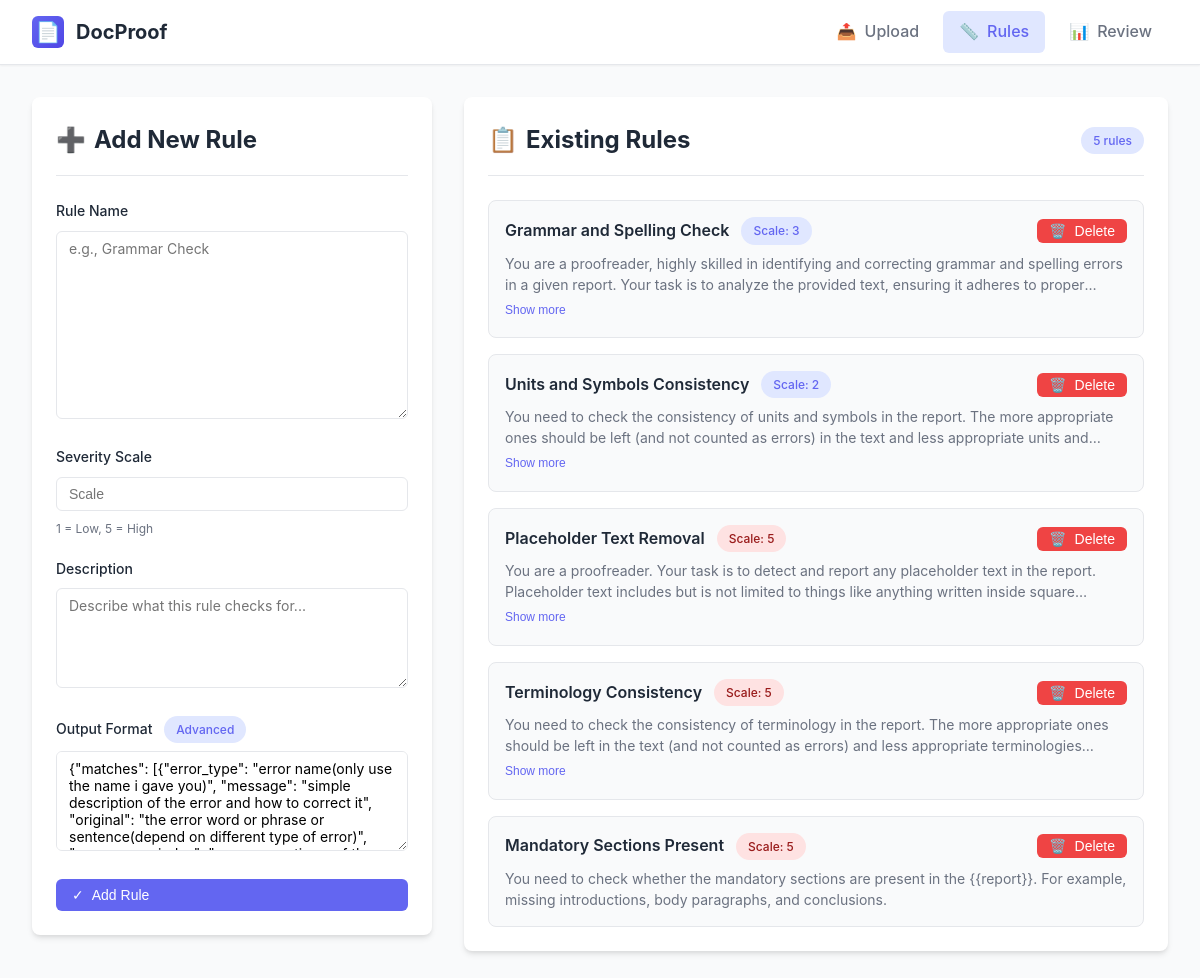
Before: /faultless/ with the older database file.
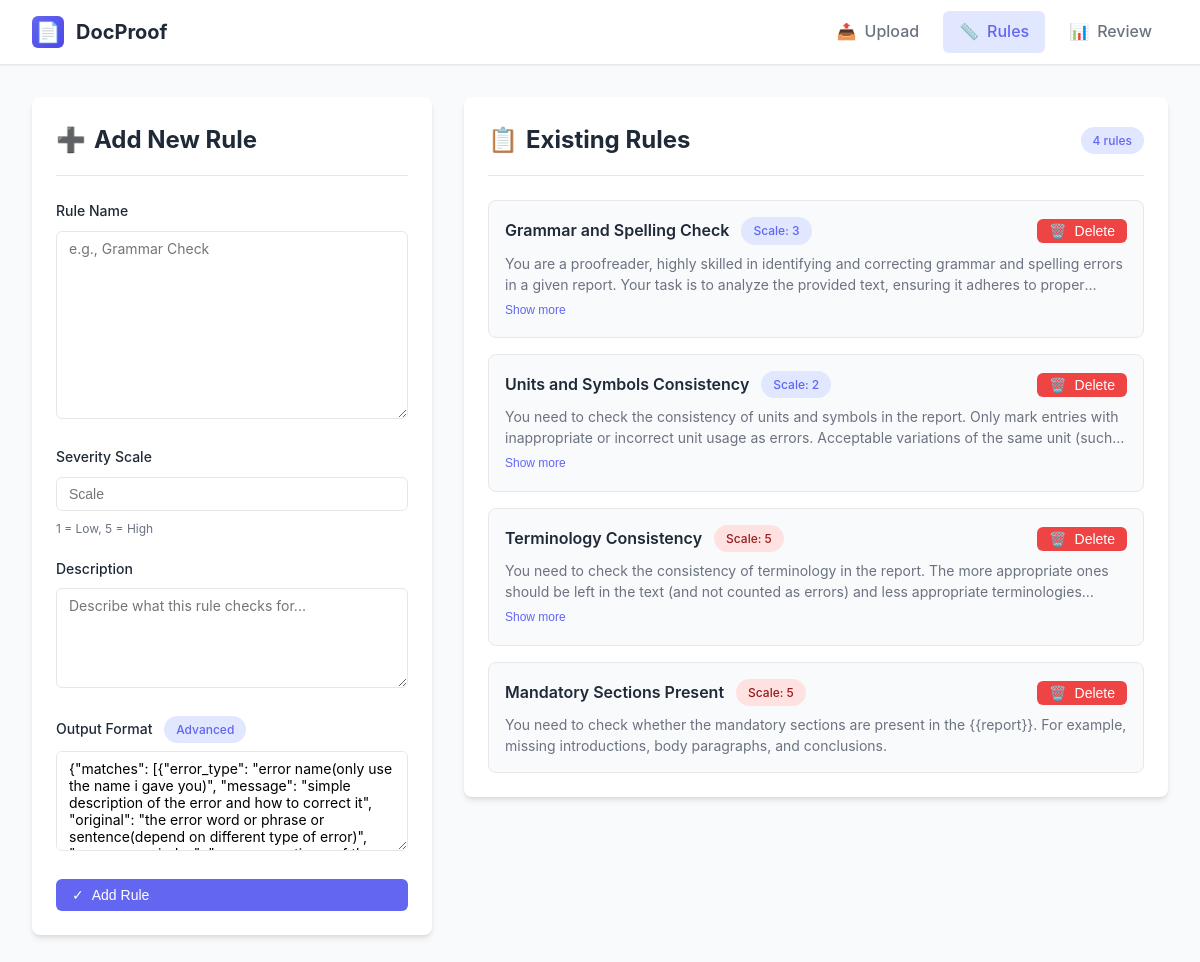
After: the same page with the newer database file.
### faultless/models.py (models this page shows, shortened)
class Rules(models.Model):
    id = models.AutoField(primary_key=True)
    name = models.CharField(max_length=30)
    scale = models.IntegerField()
    description = models.TextField()
    def default_output_format():
        data = {
            'matches': [
                {
                    'error_type': 'error name(only use the name i gave you)',
                    'message': 'simple description of the error and how to correct it',
                    'original': 'the error word or phrase or sentence(depend on different type of error)',
                    'occurrence_index': 'occurrence times of the error',
                },
            ]
        }
        return data
    output_format = models.JSONField(default=default_output_format)

### faultless/views.py (the view)
# urls.py: path("faultless/", get_rule, name="get_rule"),
def get_rule(request):
    data = Rules.objects.all().values()
    if request.method == "POST":
        if "delete_rule_id" in request.POST:
            rule = get_object_or_404(Rules, pk=request.POST["delete_rule_id"])
            rule.delete()
            return redirect("get_rule")
        form = RuleForm(request.POST)
        if form.is_valid():
            form.save()
            data = Rules.objects.all().values()
            form = RuleForm()
            return redirect("get_rule")
        else:
            return render(request, "faultless/rule.html", {"form": form, "allrules": data})
    else:
        form = RuleForm()
    context = {"form": form, "allrules": data}
    return render(request, "faultless/rule.html", context)

### faultless/forms.py (shortened to what this page needs)
class RuleForm(forms.ModelForm):
    class Meta:
        model = Rules
        fields = ["name", "scale", "description", "output_format"]
        widgets = {
            "description": forms.Textarea(
                attrs={
                    "class": "inputbox",
                    "id": "description",
                    "placeholder": "Description",
                }
            ),
            "name": forms.Textarea(
                attrs={
                    "class": "name",
                    "id": "name",
                    "placeholder": "Name",
                }
            ),
            "scale": forms.NumberInput(
                attrs={
                    "class": "scale",
                    "id": "scale",
                    "placeholder": "Scale",
                    "max": "5",
                    "min": "1",
                }
            ),
            "output_format": forms.Textarea(
                attrs={
                    "rows": 10,
                    "cols": 60,
                    "placeholder": '{"matches": [{"error_type": "", "message": "", "original": "", "occurrence_index": ""}]}'
                }
            ),
        }

### faultless/templates/faultless/rule.html (shortened to what this page needs)
{% load static %}
{% load widget_tweaks %}
<!DOCTYPE html>
<html lang="en">
<head>
    <link rel="stylesheet" href="{% static 'css/styles.css' %}">
</head>
<body>
    <nav class="navbar">
        <div class="navbar-content">
            <a href="{% url 'file_manager' %}" class="navbar-brand">
                <div class="navbar-brand-icon">📄</div>
                <span>DocProof</span>
            </a>
            <div class="navbar-nav" id="navbarNav">
                <a href="{% url 'file_manager' %}" class="nav-link">
                    <span>📤</span> Upload
                </a>
                <a href="{% url 'get_rule' %}" class="nav-link active">
                    <span>📏</span> Rules
                </a>
                <a href="{% url 'view_details' %}" class="nav-link">
                    <span>📊</span> Review
                </a>
            </div>
        </div>
    </nav>
    <div class="container">
        <div class="rules-grid">
            <div class="card form-card">
                <div class="card-header">
                    <h2 class="card-title">
                        <span>➕</span> Add New Rule
                    </h2>
                </div>
                <form method="post">
                    <div class="form-group">
                        <label for="id_name" class="form-label">Rule Name</label>
                        {% render_field form.name class="form-control" placeholder="e.g., Grammar Check" %}
                    </div>
                    <div class="form-group">
                        <label for="id_scale" class="form-label">Severity Scale</label>
                        {% render_field form.scale class="form-control" %}
                        <p class="form-hint">
                            1 = Low, 5 = High
                        </p>
                    </div>
                    <div class="form-group">
                        <label for="id_description" class="form-label">Description</label>
                        {% render_field form.description class="form-control" rows="4" placeholder="Describe what this rule checks for..." %}
                    </div>
                    <div class="form-group">
                        <label for="output_format" class="form-label">
                            Output Format
                            <span class="badge badge-primary" style="margin-left: 0.5rem;">Advanced</span>
                        </label>
                        {% render_field form.output_format class="form-control" rows="3" placeholder="Optional: Specify output format" %}
                    </div>
                    <button type="submit" class="btn btn-primary" style="width: 100%;">
                        <span>✓</span> Add Rule
                    </button>
                </form>
            </div>
            <div class="card">
                <div class="card-header">
                    <h2 class="card-title">
                        <span>📋</span> Existing Rules
                        <span class="badge badge-primary" style="margin-left: auto;">{{ allrules|length }} rules</span>
                    </h2>
                </div>
                {% if allrules %}
                <div class="rules-list">
                    {% for rule in allrules %}
                    <div class="rule-item">
                        <div class="rule-header">
                            <div class="rule-title-group">
                                <span class="rule-name">{{ rule.name }}</span>
                                <span class="badge {% if rule.scale >= 4 %}badge-danger{% elif rule.scale >= 2 %}badge-primary{% else %}badge-success{% endif %}">
                                    Scale: {{ rule.scale }}
                                </span>
                            </div>
                            <div class="rule-actions">
                                <form method="post" style="margin: 0;">
                                    <button type="submit" class="btn btn-danger" style="padding: 0.25rem 0.75rem;">
                                        <span>🗑️</span> Delete
                                    </button>
                                </form>
                            </div>
                        </div>
                        <div class="rule-description-wrapper">
                            <p class="rule-description {% if rule.description|length > 150 %}collapsed{% endif %}" id="desc-{{ rule.id }}">
                                {{ rule.description }}
                            </p>
                            {% if rule.description|length > 150 %}
                            <button class="expand-btn" onclick="toggleDescription('{{ rule.id }}')">
                                <span id="btn-text-{{ rule.id }}">Show more</span>
                            </button>
                            {% endif %}
                        </div>
                    </div>
                    {% endfor %}
                </div>
                {% else %}
                <div class="empty-state">
                    <div class="empty-state-icon">📋</div>
                    <p>No rules defined yet.</p>
                    <p style="margin-top: 0.5rem;">Add your first rule to start proofreading!</p>
                </div>
                {% endif %}
            </div>
        </div>
    </div>
</body>
</html>

### static/css/styles.css (style rules this page uses)
:root { --primary-color: #6366f1; --primary-hover: #4f46e5; --primary-light: #e0e7ff; --success-color: #10b981; --success-hover: #059669; --danger-color: #ef4444; --danger-hover: #dc2626; --warning-color: #f59e0b; --text-primary: #1f2937; --text-secondary: #6b7280; --bg-primary: #ffffff; --bg-secondary: #f9fafb; --bg-tertiary: #f3f4f6; --border-color: #e5e7eb; --shadow-sm: 0 1px 2px 0 rgba(0, 0, 0, 0.05); --shadow-md: 0 4px 6px -1px rgba(0, 0, 0, 0.1), 0 2px 4px -1px rgba(0, 0, 0, 0.06); --shadow-lg: 0 10px 15px -3px rgba(0, 0, 0, 0.1), 0 4px 6px -2px rgba(0, 0, 0, 0.05); --border-radius: 0.5rem; }
* { margin: 0; padding: 0; box-sizing: border-box; }
body { font-family: -apple-system, BlinkMacSystemFont, 'Segoe UI', Roboto, 'Helvetica Neue', Arial, sans-serif; background-color: var(--bg-secondary); color: var(--text-primary); line-height: 1.6; }
.navbar { background-color: var(--bg-primary); border-bottom: 1px solid var(--border-color); position: sticky; top: 0; z-index: 1000; box-shadow: var(--shadow-sm); }
.navbar-content { max-width: 1280px; margin: 0 auto; padding: 0 2rem; display: flex; justify-content: space-between; align-items: center; height: 4rem; }
.navbar-brand { display: flex; align-items: center; gap: 0.75rem; font-size: 1.25rem; font-weight: 700; color: var(--text-primary); text-decoration: none; }
.navbar-brand-icon { width: 2rem; height: 2rem; background: linear-gradient(135deg, var(--primary-color), var(--primary-hover)); border-radius: 0.375rem; display: flex; align-items: center; justify-content: center; color: white; font-size: 1.25rem; }
.navbar-nav { display: flex; gap: 0.5rem; }
.nav-link { padding: 0.5rem 1rem; border-radius: 0.375rem; color: var(--text-secondary); text-decoration: none; font-weight: 500; transition: all 0.2s; display: flex; align-items: center; gap: 0.5rem; }
.nav-link.active { background-color: var(--primary-light); color: var(--primary-color); }
.container { max-width: 1280px; margin: 0 auto; padding: 2rem; }
.card { background-color: var(--bg-primary); border-radius: var(--border-radius); box-shadow: var(--shadow-md); padding: 1.5rem; margin-bottom: 1.5rem; }
.card-header { margin-bottom: 1.5rem; padding-bottom: 1rem; border-bottom: 1px solid var(--border-color); }
.card-title { font-size: 1.5rem; font-weight: 700; color: var(--text-primary); display: flex; align-items: center; gap: 0.5rem; }
.btn { padding: 0.5rem 1rem; border-radius: 0.375rem; border: none; font-weight: 500; cursor: pointer; transition: all 0.2s; display: inline-flex; align-items: center; gap: 0.5rem; text-decoration: none; font-size: 0.875rem; }
.btn-primary { background-color: var(--primary-color); color: white; }
.btn-danger { background-color: var(--danger-color); color: white; }
.form-group { margin-bottom: 1.25rem; }
.form-label { display: block; margin-bottom: 0.5rem; font-weight: 500; color: var(--text-primary); font-size: 0.875rem; }
.form-control { width: 100%; padding: 0.5rem 0.75rem; border: 1px solid var(--border-color); border-radius: 0.375rem; font-size: 0.875rem; transition: all 0.2s; background-color: var(--bg-primary); }
textarea.form-control { min-height: 100px; resize: vertical; font-family: inherit; }
.form-hint { font-size: 0.75rem; color: var(--text-secondary); margin-top: 0.5rem; }
.badge { display: inline-flex; align-items: center; padding: 0.25rem 0.75rem; border-radius: 9999px; font-size: 0.75rem; font-weight: 500; }
.badge-primary { background-color: var(--primary-light); color: var(--primary-color); }
.badge-danger { background-color: #fee2e2; color: #991b1b; }
.rule-header { display: flex; align-items: center; gap: 0.5rem; margin-bottom: 0.25rem; }
.rule-name { font-weight: 500; }
.rule-description { font-size: 0.875rem; color: var(--text-secondary); }

Changed rows visible on the page:
removed Rules: name "Placeholder Text Removal", scale "5", description "You are a proofreader. Your task is to detect and report any placeholder text in the report. Placeholder text includes but is not limited to things like anything written inside…"
changed Rules "Units and Symbols Consistency": description "…symbols in the report. The more appropriate ones should be left (and not counted as errors) in the text and less appropriate units…" → "…symbols in the report. Only mark entries with inappropriate or incorrect unit usage as errors. Acceptable variations of the same unit…"
Other visible differences:
{{ allrules|length }}: "5" → "4"
